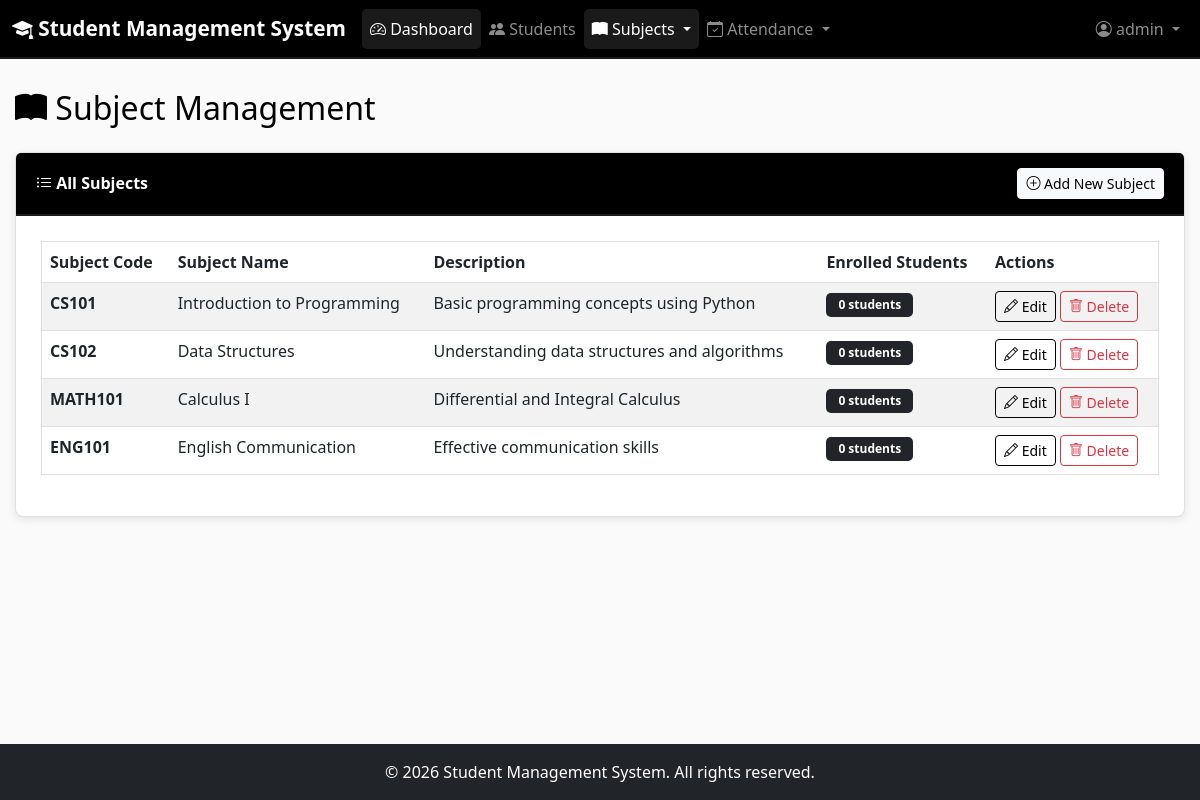
Screenshot of /subjects/index.php (signed in) with the database file from the repository.
### tables this page shows
CREATE TABLE IF NOT EXISTS subjects (
    id INT AUTO_INCREMENT PRIMARY KEY,
    subject_code VARCHAR(20) NOT NULL UNIQUE,
    subject_name VARCHAR(100) NOT NULL,
    description TEXT,
    created_at TIMESTAMP DEFAULT CURRENT_TIMESTAMP,
    updated_at TIMESTAMP DEFAULT CURRENT_TIMESTAMP ON UPDATE CURRENT_TIMESTAMP,
    INDEX idx_subject_code (subject_code)
);

### config/database.php (called while the page is built, shortened)
<?php
try {
    $pdo = new PDO(
        "mysql:host=" . DB_HOST . ";dbname=" . DB_NAME . ";charset=utf8mb4",
        DB_USER,
        DB_PASS,
        [
            PDO::ATTR_ERRMODE => PDO::ERRMODE_EXCEPTION,
            PDO::ATTR_DEFAULT_FETCH_MODE => PDO::FETCH_ASSOC,
            PDO::ATTR_EMULATE_PREPARES => false
        ]
    );
} catch (PDOException $e) {
    die("Database connection failed: " . $e->getMessage());
}
function query($sql, $params = []) {
    global $pdo;
    try {
        $stmt = $pdo->prepare($sql);
        $stmt->execute($params);
        return $stmt;
    } catch (PDOException $e) {
        error_log("Query Error: " . $e->getMessage());
        return false;
    }
}
function fetchAll($sql, $params = []) {
    $stmt = query($sql, $params);
    return $stmt ? $stmt->fetchAll() : [];
}
?>

### subjects/index.php (the view, shortened to what this page needs)
<?php
require_once '../config/database.php';
$sql = "SELECT s.*,
        (SELECT COUNT(*) FROM student_subjects WHERE subject_id = s.id) as student_count
        FROM subjects s
        ORDER BY s.created_at DESC";
$subjects = fetchAll($sql);
require_once '../includes/header.php';
?>
<div class="row">
    <div class="col-12">
        <h2 class="mb-4"><i class="bi bi-book-fill"></i> Subject Management</h2>
    </div>
</div>
<div class="card">
    <div class="card-header d-flex justify-content-between align-items-center">
        <span><i class="bi bi-list-ul"></i> All Subjects</span>
        <a href="add.php" class="btn btn-light btn-sm">
            <i class="bi bi-plus-circle"></i> Add New Subject
        </a>
    </div>
    <div class="card-body">
        <?php if (count($subjects) > 0): ?>
            <div class="table-responsive">
                <table class="table table-hover table-striped">
                    <thead>
                        <tr>
                            <th>Subject Code</th>
                            <th>Subject Name</th>
                            <th>Description</th>
                            <th>Enrolled Students</th>
                            <th>Actions</th>
                        </tr>
                    </thead>
                    <tbody>
                        <?php foreach ($subjects as $subject): ?>
                            <tr>
                                <td><strong><?php echo htmlspecialchars($subject['subject_code']); ?></strong></td>
                                <td><?php echo htmlspecialchars($subject['subject_name']); ?></td>
                                <td><?php echo htmlspecialchars(substr($subject['description'] ?? '', 0, 50)) . (strlen($subject['description'] ?? '') > 50 ? '...' : ''); ?></td>
                                <td>
                                    <span class="badge bg-dark"><?php echo $subject['student_count']; ?> students</span>
                                </td>
                                <td>
                                    <a href="edit.php?id=<?php echo $subject['id']; ?>" class="btn btn-sm btn-outline-primary">
                                        <i class="bi bi-pencil"></i> Edit
                                    </a>
                                    <a href="delete.php?id=<?php echo $subject['id']; ?>" class="btn btn-sm btn-outline-danger" onclick="return confirmDelete('Are you sure you want to delete this subject?')">
                                        <i class="bi bi-trash"></i> Delete
                                    </a>
                                </td>
                            </tr>
                        <?php endforeach; ?>
                    </tbody>
                </table>
            </div>
        <?php else: ?>
            <div class="alert alert-info">
                <i class="bi bi-info-circle"></i> No subjects found. <a href="add.php" class="alert-link">Add a new subject</a>
            </div>
        <?php endif; ?>
    </div>
</div>
<?php require_once '../includes/footer.php'; ?>

### assets/css/style.css (style rules this page uses)
:root { --primary-black: #000000; --secondary-black: #1a1a1a; --light-gray: #f5f5f5; --lighter-gray: #fafafa; --white: #ffffff; --border-color: #e0e0e0; --shadow: rgba(0, 0, 0, 0.1); }
* { margin: 0; padding: 0; box-sizing: border-box; }
body { font-family: 'Segoe UI', Tahoma, Geneva, Verdana, sans-serif; background-color: var(--lighter-gray); color: var(--primary-black); min-height: 100vh; display: flex; flex-direction: column; }
.card { border: 1px solid var(--border-color); border-radius: 8px; box-shadow: 0 2px 8px var(--shadow); background-color: var(--white); margin-bottom: 20px; }
.card-header { background-color: var(--primary-black); color: var(--white); font-weight: 600; border-bottom: 2px solid var(--secondary-black); padding: 15px 20px; }
.card-body { padding: 25px; }
.table { background-color: var(--white); border: 1px solid var(--border-color); }
.table thead { background-color: var(--primary-black); color: var(--white); }
.table-striped tbody tr:nth-of-type(odd) { background-color: var(--light-gray); }
.btn-outline-primary { color: var(--primary-black); border-color: var(--primary-black); }
.badge { padding: 6px 12px; font-weight: 600; border-radius: 5px; }

### rows the page displays
subjects: subject_code "CS101", subject_name "Introduction to Programming", description "Basic programming concepts using Python", student_count "0"
subjects: subject_code "CS102", subject_name "Data Structures", description "Understanding data structures and algorithms", student_count "0"
subjects: subject_code "MATH101", subject_name "Calculus I", description "Differential and Integral Calculus", student_count "0"
subjects: subject_code "ENG101", subject_name "English Communication", description "Effective communication skills", student_count "0"

### other values shown
$_SESSION['username'] "admin"
